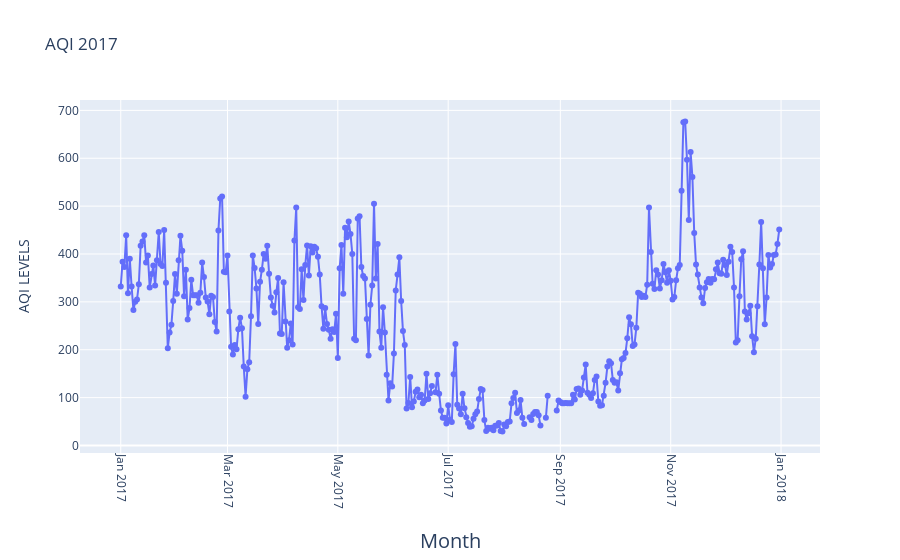

The notebook cell saved with this chart:
### Code cell
#2017
fig = go.Figure(go.Scatter(
    mode = "lines+markers",
    y = aqi_level_17.iloc[:,-2],
    x = aqi_level_17.iloc[:,-3]))
fig.update_xaxes(
        tickangle = 90,
        title_text = "Month",
        title_font = {"size": 20},
        title_standoff = 25)

fig.update_yaxes(
        title_text = "AQI LEVELS",
        title_standoff = 25)
fig.update_layout(title_text="AQI 2017")

fig.show()

### Figure 1 — Plotly figure (JSON) as saved in the notebook; plotly's stock layout.template omitted (floating-point values rounded to 4 significant figures; data arrays with more than 128 entries replaced by an {"elided": "..."} marker saying what was removed)
{"data": [{"mode": "lines+markers", "type": "scatter", "x": {"elided": "365 str values"}, "y": {"elided": "365 int values"}}], "layout": {"title": {"text": "AQI 2017"}, "xaxis": {"tickangle": 90, "title": {"font": {"size": 20}, "standoff": 25, "text": "Month"}}, "yaxis": {"title": {"standoff": 25, "text": "AQI LEVELS"}}}}
